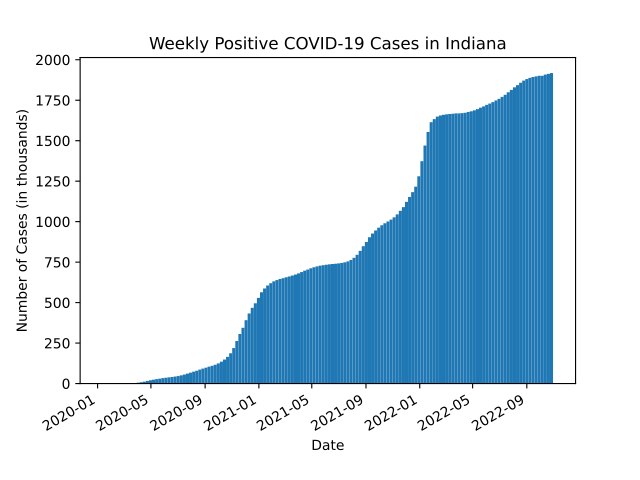

The Python source for this figure:
"""
Author: Cameron Buerke, cbuerke@purdue.edu
Assignment: 10.3 - covid 19 cases
Date: 11/16/2022

Description:
    Plots Covid-19 cases that have been taken from an input file.

Contributors:
    Name, login@purdue.edu [repeat for each]

My contributor(s) helped me:
    [ ] understand the assignment expectations without
        telling me how they will approach it.
    [ ] understand different ways to think about a solution
        without helping me plan my solution.
    [ ] think through the meaning of a specific error or
        bug present in my code without looking at my code.
    Note that if you helped somebody else with their code, you
    have to list that person as a contributor.

Academic Integrity Statement:
    I have not used source code obtained from any unauthorized
    source, either modified or unmodified; nor have I provided
    another student access to my code.  The project I am
    submitting is my own original work.
"""

"""Import additional modules below this line (starting with unit 6)."""
import matplotlib.pyplot as plt
import datetime

"""Write new functions below this line (starting with unit 4)."""
def get_textfile_data():
    data = []
    with open('indiana_covid-19_data_fall_2022.txt') as fo:
        for line in fo:
            data.append((line.strip()))
            index = len(data) - 1
            data[index] = data[index].split()
    
    start_weeks = [''] * len(data)
    end_weeks = [''] * len(data)
    num_cases = [0] * len(data)
    num_deaths = [0] * len(data)
    total = [0] * len(data)

    for i in range(len(data)):
        start_weeks[i] = data[i][0]
        end_weeks[i] = data[i][1]
        num_cases[i] = float(data[i][2]) + num_cases[i - 1]
        num_deaths[i] = float(data[i][3]) + num_deaths[i - 1]
        total[i] = (num_cases[i] - num_deaths[i]) / 1000

    
    return start_weeks, end_weeks, total


def main():
    # Take from the input file             
    [start, end, cases] = get_textfile_data()

    # Format the dates properly for plotting     
    x = []
    for date in start:
        y, m, d = date.split('-')
        dt = datetime.date(int(y), int(m), int(d))
        x.append(dt)

    # Make the plots
    fig, ax = plt.subplots()
    ax.bar(x,cases, width=7)
    
    # Format the axes
    fig.autofmt_xdate()
    ax.set_title('Weekly Positive COVID-19 Cases in Indiana')
    ax.set_xlabel('Date')
    ax.set_ylabel('Number of Cases (in thousands)')

    # Show the plot           
    plt.show()


    
"""Do not change anything below this line."""
if __name__ == "__main__":
    main()
